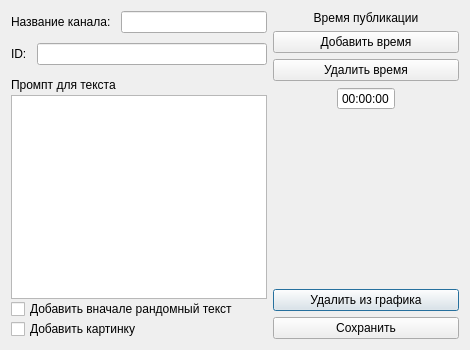
<?xml version="1.0" encoding="UTF-8"?>
<ui version="4.0">
 <class>Dialog</class>
 <widget class="QDialog" name="Dialog">
  <property name="geometry">
   <rect>
    <x>0</x>
    <y>0</y>
    <width>470</width>
    <height>350</height>
   </rect>
  </property>
  <property name="minimumSize">
   <size>
    <width>470</width>
    <height>350</height>
   </size>
  </property>
  <property name="windowTitle">
   <string>Публикация</string>
  </property>
  <layout class="QGridLayout" name="gridLayout">
   <item row="2" column="2">
    <layout class="QVBoxLayout" name="verticalLayout">
     <item>
      <spacer name="verticalSpacer">
       <property name="orientation">
        <enum>Qt::Orientation::Vertical</enum>
       </property>
       <property name="sizeHint" stdset="0">
        <size>
         <width>20</width>
         <height>40</height>
        </size>
       </property>
      </spacer>
     </item>
     <item>
      <widget class="QPushButton" name="pushButton_4">
       <property name="text">
        <string>Удалить из графика</string>
       </property>
      </widget>
     </item>
     <item>
      <widget class="QPushButton" name="pushButton_3">
       <property name="text">
        <string>Сохранить</string>
       </property>
      </widget>
     </item>
    </layout>
   </item>
   <item row="0" column="0" rowspan="3">
    <layout class="QVBoxLayout" name="verticalLayout_2">
     <property name="spacing">
      <number>10</number>
     </property>
     <item>
      <layout class="QHBoxLayout" name="horizontalLayout">
       <item>
        <widget class="QLabel" name="label">
         <property name="text">
          <string>Название канала:</string>
         </property>
        </widget>
       </item>
       <item>
        <widget class="QLineEdit" name="lineEdit"/>
       </item>
      </layout>
     </item>
     <item>
      <layout class="QHBoxLayout" name="horizontalLayout_2">
       <item>
        <widget class="QLabel" name="label_2">
         <property name="text">
          <string>ID:</string>
         </property>
        </widget>
       </item>
       <item>
        <widget class="QLineEdit" name="lineEdit_2"/>
       </item>
      </layout>
     </item>
     <item>
      <layout class="QVBoxLayout" name="verticalLayout_3">
       <property name="spacing">
        <number>0</number>
       </property>
       <item>
        <widget class="QLabel" name="label_4">
         <property name="minimumSize">
          <size>
           <width>0</width>
           <height>20</height>
          </size>
         </property>
         <property name="text">
          <string>Промпт для текста</string>
         </property>
        </widget>
       </item>
       <item>
        <widget class="QPlainTextEdit" name="plainTextEdit">
         <property name="minimumSize">
          <size>
           <width>0</width>
           <height>80</height>
          </size>
         </property>
        </widget>
       </item>
       <item>
        <widget class="QCheckBox" name="checkBox">
         <property name="minimumSize">
          <size>
           <width>0</width>
           <height>20</height>
          </size>
         </property>
         <property name="text">
          <string>Добавить вначале рандомный текст</string>
         </property>
        </widget>
       </item>
       <item>
        <widget class="QCheckBox" name="checkBox_2">
         <property name="minimumSize">
          <size>
           <width>0</width>
           <height>20</height>
          </size>
         </property>
         <property name="text">
          <string>Добавить картинку</string>
         </property>
        </widget>
       </item>
      </layout>
     </item>
    </layout>
   </item>
   <item row="0" column="2">
    <layout class="QVBoxLayout" name="verticalLayout_6">
     <item>
      <widget class="QLabel" name="label_3">
       <property name="text">
        <string>Время публикации</string>
       </property>
       <property name="alignment">
        <set>Qt::AlignmentFlag::AlignCenter</set>
       </property>
      </widget>
     </item>
     <item>
      <widget class="QPushButton" name="pushButton">
       <property name="text">
        <string>Добавить время</string>
       </property>
      </widget>
     </item>
     <item>
      <widget class="QPushButton" name="pushButton_2">
       <property name="text">
        <string>Удалить время</string>
       </property>
      </widget>
     </item>
     <item>
      <layout class="QHBoxLayout" name="horizontalLayout_3">
       <item>
        <spacer name="horizontalSpacer_2">
         <property name="orientation">
          <enum>Qt::Orientation::Horizontal</enum>
         </property>
         <property name="sizeHint" stdset="0">
          <size>
           <width>40</width>
           <height>20</height>
          </size>
         </property>
        </spacer>
       </item>
       <item>
        <layout class="QVBoxLayout" name="verticalLayout_5">
         <item>
          <widget class="QTimeEdit" name="timeEdit">
           <property name="minimumSize">
            <size>
             <width>40</width>
             <height>0</height>
            </size>
           </property>
           <property name="buttonSymbols">
            <enum>QAbstractSpinBox::ButtonSymbols::NoButtons</enum>
           </property>
          </widget>
         </item>
        </layout>
       </item>
       <item>
        <spacer name="horizontalSpacer">
         <property name="orientation">
          <enum>Qt::Orientation::Horizontal</enum>
         </property>
         <property name="sizeHint" stdset="0">
          <size>
           <width>40</width>
           <height>20</height>
          </size>
         </property>
        </spacer>
       </item>
      </layout>
     </item>
    </layout>
   </item>
  </layout>
 </widget>
 <resources/>
 <connections/>
</ui>
